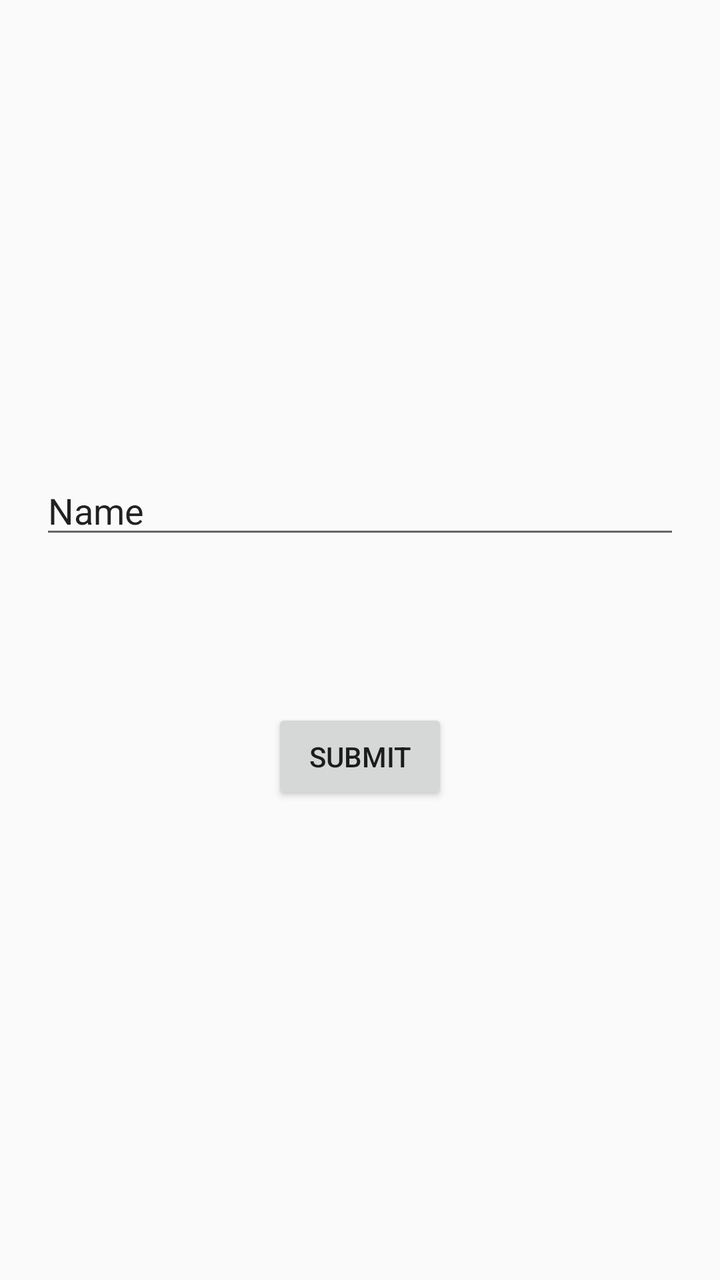
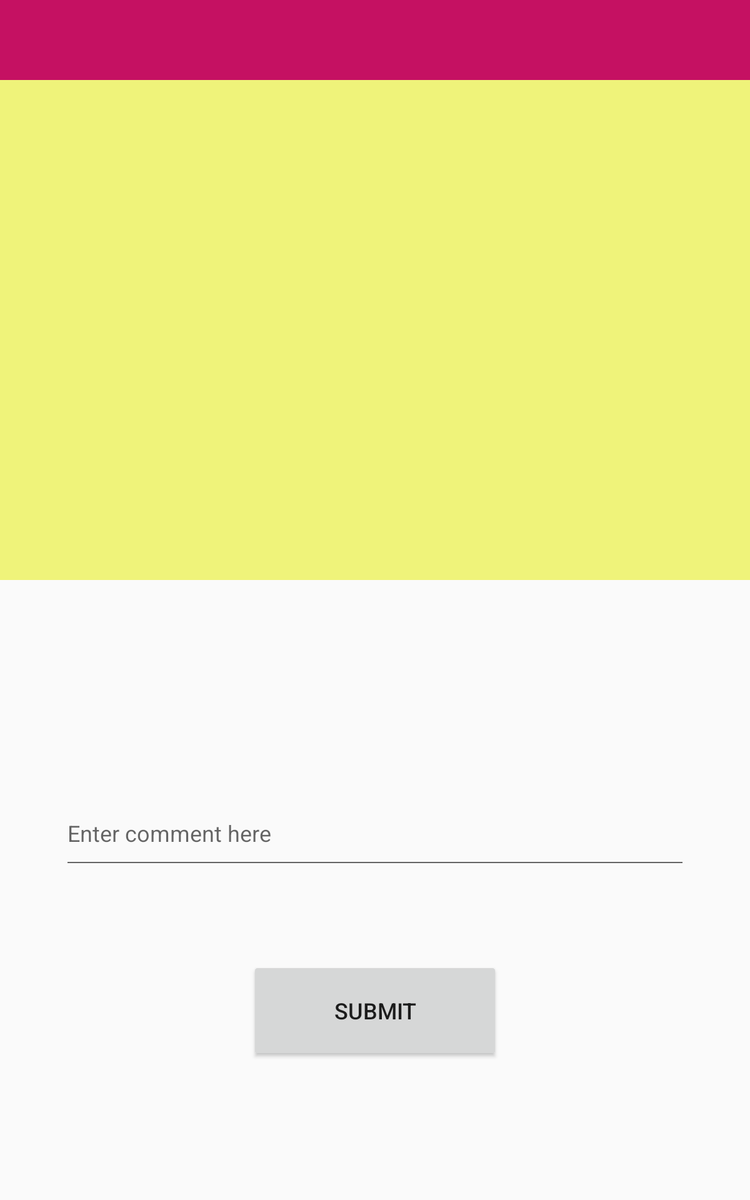

Compare how this app lays out the same screen by default and in its alternative resource folder. The renders come first, then the two layout files and the values they reference.
<!-- AndroidManifest.xml: application theme AppTheme -->
<!-- res/layout/activity_kotlinsecondscreen.xml -->
<?xml version="1.0" encoding="utf-8"?>
<androidx.constraintlayout.widget.ConstraintLayout xmlns:android="http://schemas.android.com/apk/res/android"
    xmlns:app="http://schemas.android.com/apk/res-auto"
    xmlns:tools="http://schemas.android.com/tools"
    android:layout_width="match_parent"
    android:layout_height="match_parent"
    tools:context=".KotlinSecondScreen">

    <ImageView
        android:id="@+id/imageView"
        android:layout_width="match_parent"
        android:layout_height="wrap_content"
        android:background="#FDEFF379"
        app:layout_constraintEnd_toEndOf="parent"
        app:layout_constraintStart_toStartOf="parent"
        app:layout_constraintTop_toTopOf="parent"
        tools:src="@tools:sample/avatars" />

    <EditText
        android:id="@+id/editTextTextPersonName"
        android:layout_width="match_parent"
        android:layout_height="wrap_content"
        android:layout_marginStart="20dp"
        android:layout_marginTop="233dp"
        android:layout_marginEnd="20dp"
        android:ems="10"
        android:inputType="textPersonName"
        android:text="Name"
        app:layout_constraintEnd_toEndOf="parent"
        app:layout_constraintStart_toStartOf="parent"
        app:layout_constraintTop_toBottomOf="@+id/imageView" />

    <Button
        android:id="@+id/button"
        android:layout_width="wrap_content"
        android:layout_height="wrap_content"
        android:layout_marginStart="164dp"
        android:layout_marginTop="40dp"
        android:layout_marginEnd="164dp"
        android:layout_marginBottom="198dp"
        android:text="Submit"
        app:layout_constraintBottom_toBottomOf="parent"
        app:layout_constraintEnd_toEndOf="parent"
        app:layout_constraintStart_toStartOf="parent"
        app:layout_constraintTop_toBottomOf="@+id/editTextTextPersonName" />
</androidx.constraintlayout.widget.ConstraintLayout>
<!-- resources referenced by this layout -->
<resources>
  <style name="AppTheme" parent="Theme.AppCompat.Light.DarkActionBar">
          
          <item name="colorPrimary">@color/colorPrimary</item>
          <item name="colorPrimaryDark">@color/colorPrimaryDark</item>
          <item name="colorAccent">@color/colorAccent</item>
      </style>
  <color name="colorPrimary">#c51162</color>
  <color name="colorPrimaryDark">#8e0038</color>
  <color name="colorAccent">#fd558f</color>
</resources>
<!-- res/layout-sw600dp/activity_kotlinsecondscreen.xml (the repository's variant of the layout above) -->
<!-- drawn on a 7-inch tablet held upright -->
<?xml version="1.0" encoding="utf-8"?>
<androidx.constraintlayout.widget.ConstraintLayout xmlns:android="http://schemas.android.com/apk/res/android"
    xmlns:app="http://schemas.android.com/apk/res-auto"
    xmlns:tools="http://schemas.android.com/tools"
    android:layout_width="match_parent"
    android:layout_height="match_parent"
    tools:context=".secondScreen.KotlinSecondScreen">

    <com.google.android.material.appbar.AppBarLayout
        android:id="@+id/appbarlayout"
        android:layout_width="match_parent"
        android:layout_height="wrap_content"
        android:theme="@style/AppTheme.AppBarOverlay"
        app:layout_constraintEnd_toEndOf="parent"
        app:layout_constraintStart_toStartOf="parent"
        app:layout_constraintTop_toTopOf="parent">

        <androidx.appcompat.widget.Toolbar
            android:id="@+id/toolbar"
            android:layout_width="match_parent"
            android:layout_height="?attr/actionBarSize"
            android:background="?attr/colorPrimary"
            app:popupTheme="@style/AppTheme.PopupOverlay" />

    </com.google.android.material.appbar.AppBarLayout>


    <ImageView
        android:id="@+id/imageView"
        android:layout_width="match_parent"
        android:layout_height="400dp"
        android:background="#FDEFF379"
        android:scaleType="fitXY"
        app:layout_constraintEnd_toEndOf="parent"
        app:layout_constraintStart_toStartOf="parent"
        app:layout_constraintTop_toBottomOf="@+id/appbarlayout"
        tools:src="@tools:sample/avatars" />

    <EditText
        android:id="@+id/editTextComment"
        android:layout_width="match_parent"
        android:layout_height="wrap_content"
        android:layout_marginStart="50dp"
        android:layout_marginTop="170dp"
        android:layout_marginEnd="50dp"
        android:ems="10"
        android:paddingVertical="20dp"
        android:inputType="textPersonName"
        android:hint="Enter comment here"
        app:layout_constraintEnd_toEndOf="parent"
        app:layout_constraintStart_toStartOf="parent"
        app:layout_constraintTop_toBottomOf="@+id/imageView" />

    <Button
        android:id="@+id/button"
        android:layout_width="200dp"
        android:layout_height="80dp"
        android:layout_marginStart="124dp"
        android:layout_marginTop="70dp"
        android:layout_marginEnd="124dp"
        android:layout_marginBottom="198dp"
        android:text="Submit"
        android:textSize="18sp"
        app:layout_constraintEnd_toEndOf="parent"
        app:layout_constraintStart_toStartOf="parent"
        app:layout_constraintTop_toBottomOf="@+id/editTextComment" />
</androidx.constraintlayout.widget.ConstraintLayout>
<!-- resources referenced by the variant -->
<!-- as a 7-inch tablet held upright resolves them -->
<resources>
  <style name="AppTheme.AppBarOverlay" parent="ThemeOverlay.AppCompat.Dark.ActionBar" />
  <style name="AppTheme.PopupOverlay" parent="ThemeOverlay.AppCompat.Light" />
  <style name="AppTheme" parent="Theme.AppCompat.Light.DarkActionBar">
          
          <item name="colorPrimary">@color/colorPrimary</item>
          <item name="colorPrimaryDark">@color/colorPrimaryDark</item>
          <item name="colorAccent">@color/colorAccent</item>
      </style>
  <color name="colorPrimary">#c51162</color>
  <color name="colorPrimaryDark">#8e0038</color>
  <color name="colorAccent">#fd558f</color>
</resources>
